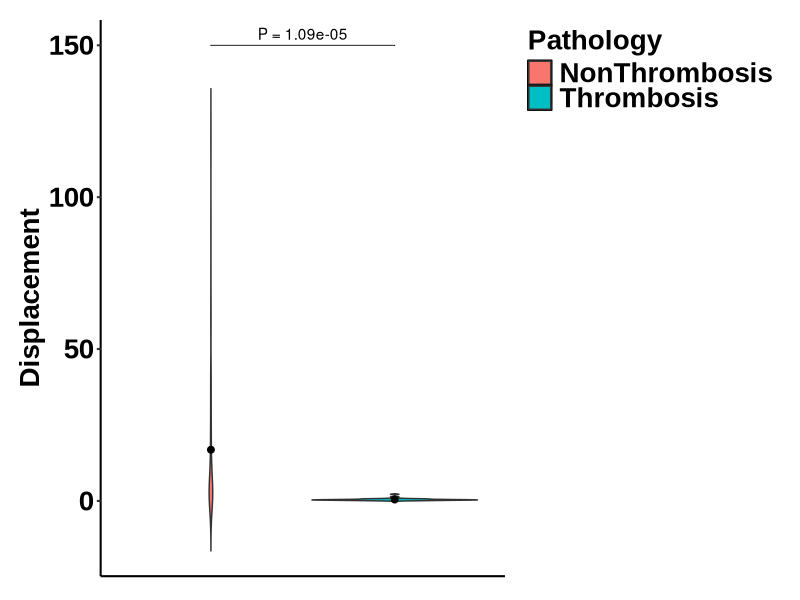

R code for this plot: (Note: this script raises an error after producing the figure.)
## ---- chunk 1
library(conflicted)
library(tidyverse)
library(rstatix)
library(ggpubr)
library(cowplot)
library(caret)
library(car)
library(glmnet)

getwd()

set.seed(2022)

mytheme1 <- theme(panel.background = element_blank(),
                  plot.margin = unit(c(1, 1, 0, 1), "lines"),
                  plot.title = element_text(hjust = 0.5, size=20, family = "Arial", face = "bold"),
                  axis.line = element_line(size = 0.7),
                  axis.ticks = element_line(size = 0.7), 
                  axis.title = element_text(size=20, family = "Arial", face = "bold"), 
                  axis.text = element_text(size=20, color = "black", family = "Arial", face = "bold"), 
                  legend.position = "top", 
                  legend.key = element_rect(fill = "white"), 
                  legend.title = element_text(size = 20, family = "Arial", face = "bold"),
                  legend.text = element_text(size = 20, family = "Arial", face = "bold"), 
                  strip.background = element_rect(colour = "black", fill = "white"), 
                  strip.text.x = element_text(size=18, family = "Arial", face = "bold"), 
                  strip.text.y = element_text(size=18, family = "Arial", face = "bold"))

mytheme2 = theme_bw() + 
        theme(panel.background = element_blank(),
              plot.margin = unit(c(1, 1, 0, 1), "lines"),
              plot.title = element_text(hjust = 0.5, size=20, family = "Arial", face = "bold"),
              axis.title = element_text(size=20, family = "Arial", face = "bold"), 
              axis.text = element_text(size=20, color = "black", family = "Arial", face = "bold"), 
              panel.grid = element_blank(),
              legend.position = "right", 
              legend.justification = "top",
              legend.key = element_rect(fill = "white"), 
              legend.title = element_text(size = 20, family = "Arial", face = "bold"),
              legend.text = element_text(size = 20, family = "Arial", face = "bold"), 
              strip.background = element_rect(colour = "black", fill = "white"), 
              strip.text.x = element_text(size=18, family = "Arial", face = "bold"), 
              strip.text.y = element_text(size=18, family = "Arial", face = "bold"))
## ---- chunk 2
setwd("/Users/shuntaro/Documents/R/CW/230302_scBehavSeq_12081/R_output")
getwd()
df.meta.new = read_csv("12081_ATG_Ly6G_Metadata.csv")
df.raw.2 = read_csv("12081_ATG_Ly6G_Parameters_M2.csv")
df.normalized.2 = read_csv("12081_ATG_Ly6G_Normalized_M2.csv")
## ---- chunk 3
# metadataから、Lifetime = 1のオブジェクトのみを抽出
df.meta.1 = df.meta.new |>
        dplyr::filter(Lifetime == 1) |>
        mutate(Order = 1:102) |>
        relocate(Order, .after = Label) |>
        print()

# metadataからPathology列を抽出し、df.normalized.2と結合する。
df.patho.2 = bind_cols(df.meta.1$Pathology, df.normalized.2) |>
        rename(Pathology = "...1") |>
        mutate(Pathology = factor(Pathology, 
                                  levels = c("Thrombosis", "NonThrombosis"))) |>
        print()
## ---- chunk 4
# df.patho.2データセットの75%を訓練データ、残りの25%をテストデータにする。
ind_train = createDataPartition(y = df.patho.2$Pathology, 
                                p = 0.75, 
                                list = FALSE)
data_train = df.patho.2[ind_train, ]
data_test = df.patho.2[-ind_train, ]
## ---- chunk 5
# glm関数用に、df.patho.2のPathology列の目的変数Thrombosis、NonThrombosisをそれぞれ1, 0（dbl型）に変換する。
df.patho.2.dbl = df.patho.2 |>
        mutate(Pathology = case_when(Pathology == "Thrombosis" ~ 1, 
                                     Pathology == "NonThrombosis" ~ 0)) |>
        print()
table(df.patho.2.dbl$Pathology)
fit1 = glm(Pathology ~., 
           family = binomial(link = logit),
           data = df.patho.2.dbl)
## ---- chunk 6
step.fit1 = step(fit1)
car::vif(step.fit1)

summary(step.fit1)
broom::tidy(step.fit1)
broom::glance(step.fit1)
## ---- chunk 7
# caretパッケージのtrain関数を用いてロジスティック回帰モデルを作成。
## step関数と相関係数マトリクスを参照して選択したパラメータを用いる。
modelLookup("glm")
glm = train(data = data_train, 
             Pathology ~ MajorAxisLength_Mean +
                    MaxFeretDiameter_Mean +
                    EquivalentDiameter_Std +
                    MajorAxisLength_Std +
                    MaxFeretDiameter_Std +
                    Perimeter_Std +
                    MeanderRatio_Mean +
                     IntegratedDistance, 
             method = "glm", 
             family = "binomial", 
             trControl = trainControl(method = "cv"))
glm
summary(glm)
## ---- chunk 8
y_train = data_train |>
        select(Pathology) |>
        mutate(Pathology = case_when(Pathology == "Thrombosis" ~ 1, 
                                     Pathology == "NonThrombosis" ~ 0)) |>
        print()
# 予測確率の取得: predict関数を使用して、トレーニングデータに対する予測確率を取得する。
## type引数を"prob"に設定することで、予測確率が取得される。
## data_train$Pathologyをラベル列として結合する。
predicted_prob_glm = predict(glm, data_train, type = "prob") |>
        bind_cols(y_train) |>
        print()

# モデルの対数尤度の計算: 予測確率を使用して、モデルの対数尤度を計算する。ロジスティック回帰モデルの対数尤度は、以下の式で計算される。
log_likelihood_glm = sum(predicted_prob_glm[, "Pathology"] * 
                                 log(predicted_prob_glm[, "Thrombosis"]) + 
                                 (1 - predicted_prob_glm[, "Pathology"]) * 
                                 log(1 - predicted_prob_glm[, "Thrombosis"]))
log_likelihood_glm

# Nullモデルの対数尤度の計算: Nullモデルの対数尤度を計算する。Nullモデルは、全てのサンプルが一つのクラスに所属すると予測するモデルであり、ロジスティック回帰モデルの切片項のみからなるモデル。

null_model_prob_glm = rep(mean(as.matrix(y_train)), length(as.matrix(y_train)))
null_model_prob_glm

null_model_log_likelihood_glm = sum(as.matrix(y_train) * 
                                            log(null_model_prob_glm) + 
                                            (1 - as.matrix(y_train)) * 
                                            log(1 - null_model_prob_glm))
null_model_log_likelihood_glm

# McFaddenの決定係数の計算: McFaddenの決定係数は、以下の式で計算される。
mcfadden_r2_glm = 1 - (log_likelihood_glm / null_model_log_likelihood_glm)
mcfadden_r2_glm
## ---- chunk 9
pred_glm = predict(glm, data_test)
head(pred_glm)
confusionMatrix(reference = data_test$Pathology, 
                data = pred_glm, 
                mode = "everything", 
                positive = "Thrombosis")
## ---- chunk 10
# パラメータごとにループを回す
results = list() # 結果を保存するリストを初期化
params = df.patho.2 |>
        select(-Pathology) |>
        colnames() |> # 使用するパラメータの列名を取得
        print()

for (param in params) {
  # ロジスティック回帰モデルを生成
  formula = as.formula(paste0("Pathology ~ ", param))
  model = train(formula, 
                data = df.patho.2, 
                method = "glm", 
                family = "binomial", 
                trControl = trainControl(method = "none"))

  # McFadden決定係数を計算
  null_deviance = model$finalModel$null.deviance # Nullモデルの逸脱度
  deviance = model$finalModel$deviance # フルモデルの逸脱度
  mcfadden_r2 = 1 - (deviance / null_deviance) # McFadden決定係数

  # 結果をリストに保存
  results[[param]] = mcfadden_r2
}
results

# 結果をデータフレームに変換し、LRI順に並べ替える
results_df = as_tibble(results) |>
        pivot_longer(cols = c(Area_Mean:IntegratedDistance), names_to = "param", values_to = "LRI") |>
        arrange(-LRI) |>
        print()
## ---- chunk 11
# caretパッケージのtrain関数を用いてロジスティック回帰モデルを作成。
glmManual = train(data = data_train, 
             Pathology ~ Displacement +
                    MeanRadius_Std +
                     Eccentricity_Std, 
             method = "glm", 
             family = binomial(), 
             trControl = trainControl(method = "cv"))
glmManual
summary(glmManual)
## ---- chunk 12
# 標準化する前のパラメータ表とメタデータのPathology列を結合したデータフレーム 、df.patho.2.rawを作成。
df.patho.2.raw = bind_cols(df.meta.1$Pathology, df.raw.2) |>
        rename(Pathology = "...1") |>
        mutate(Pathology = factor(Pathology, 
                                  levels = c("NonThrombosis", "Thrombosis"))) |>
        print()

# クラスターごとのパラメータの平均値を計算
df.patho.2.mean = df.patho.2.raw %>%
        group_by(Pathology) %>%
        summarise(across(Area_Mean:IntegratedDistance, mean)) %>%
        print()

# 指定したパラメータのavova結果を反映したviolin plotを表示する関数PlotViolinを作成する。
PlotViolin = function(data_full = df.patho.2.raw,
                      data_mean = df.patho.2.mean,
                      parameter = parameter, 
                      pvalue.y.position = pvalue.y.position){
        pwc.param = tukey_hsd(data_full, as.formula(paste0(parameter, "~ Pathology")))
        
        p1 = ggplot() +
                mytheme1 +
                theme(plot.margin = unit(c(1, 1, 1, 1), "lines"))
        
        p2_1 = p1 +
                aes(x = Pathology, y = .data[[parameter]]) +
                geom_violin(data = data_full, 
                            aes(fill = Pathology), 
                            trim = FALSE, 
                            adjust = 1) +
                theme(axis.title.x = element_blank(), 
                      axis.ticks.x = element_blank(), 
                      axis.text.x = element_blank(), 
                      legend.position = "right", 
                      legend.justification = "top")
        p2_2 = p2_1 + 
                geom_point(data = data_mean,
                           aes(x = Pathology, y = .data[[parameter]]),
                           size = 2) +
                theme(axis.title.x = element_blank(), 
                      axis.ticks.x = element_blank(), 
                      axis.text.x = element_blank())
        
        ViolinPlot = p2_2 +
                stat_pvalue_manual(pwc.param[pwc.param$term == "Pathology", ], 
                                   label = "P = {p.adj}", 
                                   y.position = pvalue.y.position, 
                                   step.increase = 0.1, 
                                   tip.length = 0, 
                                   hide.ns = TRUE)
        
        return(ViolinPlot)
}

## Displacement
ViolinPlot.Displacement = PlotViolin(data_full = df.patho.2.raw,
                                             data_mean = df.patho.2.mean, 
                                               parameter = "Displacement", 
                                     pvalue.y.position = 150)

ViolinPlot.Displacement

## MeanRadius_Std
ViolinPlot.MeanRadius_Std = PlotViolin(parameter = "MeanRadius_Std", 
                                     pvalue.y.position = 0.55)

MeanRadius_Std

## Eccentricity_Std
ViolinPlot.Eccentricity_Std = PlotViolin(parameter = "Eccentricity_Std", 
                                     pvalue.y.position = 0.3)

ViolinPlot.Eccentricity_Std

# 全パラメータのviolin plotをまとめて表示
plot_grid(ViolinPlot.Displacement + theme(legend.position = "none"), 
          ViolinPlot.MeanRadius_Std + theme(legend.position = "none"), 
          ViolinPlot.Eccentricity_Std + theme(legend.position = "right", 
                        legend.justification = "top"), 
          nrow = 1, 
          ncol = 3,
          rel_widths = c(1, 1, 1.6))

setwd("/Users/shuntaro/Documents/R/CW/230302_scBehavSeq_12081/R_output")
getwd()
ggsave("Violin_Select.tiff", width = 18, height = 6)    
## ---- chunk 13
# 予測確率の取得: 
predicted_prob_glmManual = predict(glmManual, data_train, type = "prob") |>
        bind_cols(y_train) |>
        print()

# モデルの対数尤度の計算:
log_likelihood_glmManual = sum(predicted_prob_glmManual[, "Pathology"] * 
                                 log(predicted_prob_glmManual[, "Thrombosis"]) + 
                                 (1 - predicted_prob_glmManual[, "Pathology"]) * 
                                 log(1 - predicted_prob_glmManual[, "Thrombosis"]))
log_likelihood_glmManual

# Nullモデルの対数尤度の計算: 
null_model_prob_glmManual = rep(mean(as.matrix(y_train)), length(as.matrix(y_train)))
null_model_prob_glmManual

null_model_log_likelihood_glmManual = sum(as.matrix(y_train) * 
                                            log(null_model_prob_glmManual) + 
                                            (1 - as.matrix(y_train)) * 
                                            log(1 - null_model_prob_glmManual))
null_model_log_likelihood_glmManual

# McFaddenの決定係数の計算: McFaddenの決定係数は、以下の式で計算される。
mcfadden_r2_glmManual = 1 - (log_likelihood_glmManual / null_model_log_likelihood_glmManual)
mcfadden_r2_glmManual
## ---- chunk 14
pred_glmManual = predict(glmManual, data_test)
head(pred_glmManual)
confusionMatrix(reference = data_test$Pathology, 
                data = pred_glmManual, 
                mode = "everything", 
                positive = "Thrombosis")
## ---- chunk 15
# シグモイド関数を定義する。
sigmoid = function(x1, x2, beta) {
        z = beta[1] + beta[2]*x1 + beta[3]*x2
        p = 1 / (1 + exp(-z))
  return(p)
}

sigmoid(x1, x2_list[1], glmManual$finalModel$coefficients) # NonThrombosisが1、Thrombosisが0と設定されている。

# MeanRadiusStdが"Thrombosis"または"NonThrombosisの平均値だった場合の"Displacement"によるシグモイド曲線を描出したい。
x2_list = c(-1, 1)

x1_range = range(data_test$Displacement) |>
        print()

x1 = data_test$Displacement
x1

threshold = 0.5 # glmnetでは閾値は0.5がデフォルト

# stat_functionを使用して、sigmoid関数を適用することができる。
# ggplot2でプロット
ggplot() +
  # シグモイド曲線を重ね合わせてプロット
  geom_line(data = data.frame(x1 = x1), 
            aes(x1, 
                y = sigmoid(x1 = x1, 
                                                                  x2 = x2_list[1], 
                                                                  beta = glmManual$finalModel$coefficients)), 
            color = "blue", linewidth = 2) +
  geom_line(data = data.frame(x1 = x1), 
            aes(x1, 
                y = sigmoid(x1 = x1, 
                                                                  x2 = x2_list[2], 
                                                                  beta = glmManual$finalModel$coefficients)), 
            color = "red", , linewidth = 2) +
        xlim(-0.5, 0.25) +
        mytheme1 +
        geom_hline(yintercept = threshold, linetype = "dashed", color = "gray") +
  # x2を凡例として表示
  labs(x = "Displacement (z-score)", y = "Probability of NonThrombosis") +
        annotate("text", x = 0, y = 0.3, label = "MeanRadius_Std \n (z-score)", hjust = 0, size = 6, family = "Arial", fontface = "bold") +
  annotate("point", x = 0, y = 0.2, size = 2, colour = "blue") +
  annotate("text", x = 0.02, y = 0.2, label = "-1", size = 5, vjust = 0.5) +
        annotate("point", x = 0, y = 0.15, size = 2, colour = "red") +
  annotate("text", x = 0.02, y = 0.15, label = "1", size = 5, vjust = 0.5) +
  # グラフのタイトルを追加
  ggtitle("Logistic regression model")

setwd("/Users/shuntaro/Documents/R/CW/230302_scBehavSeq_12081/R_output")
getwd()
ggsave("LogisticRegression.tiff", width = 8, height = 6)
## ---- chunk 16
# "Probability of NonThrombosis" = 0.5 (threshold)の時のDisplacementの値を算出する。
## シグモイド関数の逆関数sigmoid_inverseを定義する。
sigmoid_inverse = function(y, beta, x2){
        x1 = (log(y/(1-y)) - beta[1] - beta[3]*x2)/beta[2]
        return(x1)
}

## MeanRadius_Std = -1 (z-score)の時
Displacement_z_1 = sigmoid_inverse(y = 0.5 ,
                beta = glmManual$finalModel$coefficients, 
                x2 = -1)

## MeanRadius_Std = 1 (z-score)の時
Displacement_z_2 = sigmoid_inverse(y = 0.5 ,
                beta = glmManual$finalModel$coefficients, 
                x2 = 1)

## 用いたMeanRadius_Stdと対応するDisplacementのz-scoreをマトリクス化
Param_df = data.frame(MeanRadius_Std_z = c(-1, 1), 
                      Displacement_z = c(Displacement_z_1, Displacement_z_2)) |>
        print()

Param_raw_summary = df.patho.2.raw |>
        summarize(MeanRadius_Std_mean = mean(MeanRadius_Std), 
                MeanRadius_Std_sd = sd(MeanRadius_Std), 
Displacement_mean = mean(Displacement), 
                Displacement_sd = sd(Displacement)) |>
        print()

Param_df = Param_df |>
        mutate(MeanRadius_Std_org = MeanRadius_Std_z * Param_raw_summary$MeanRadius_Std_sd + Param_raw_summary$MeanRadius_Std_mean, 
               Displacement_org = Displacement_z * Param_raw_summary$Displacement_sd + Param_raw_summary$Displacement_mean) |>
        print()
## ---- chunk 17
# caretパッケージのtrain関数を用いてロジスティック回帰モデルを作成。
## glmnetメソッドを用いることで、Lasso回帰などの正則化つき線形回帰モデルを作成できる。
head(data_train)
modelLookup("glmnet")

# alpha = 1でLasso回帰を指定できる。
train_grid1 = expand.grid(alpha = 1 , lambda = 10 ^ (1:10 * -1))
lasso1 = train(data = data_train,
             Pathology ~ .,
             method = "glmnet",
             family = "binomial",
             trControl = trainControl(method = "cv"),
             tuneGrid = train_grid1, 
             metric = "Accuracy")

lasso1
## ---- chunk 18
train_grid2 = expand.grid(alpha = 1 , lambda = seq(1e-3, 1e-1, by = 0.01))
lasso2 = train(data = data_train,
             Pathology ~ .,
             method = "glmnet",
             family = "binomial",
             trControl = trainControl(method = "cv"),
             tuneGrid = train_grid2, 
             metric = "Accuracy")

lasso2
## ---- chunk 19
coef(lasso2$finalModel, s = lasso2$bestTune$lambda)

# 選択されたパラメータで改めてロジスティック回帰を行い、係数の評価を行う。
glmlasso = train(data = data_train, 
             Pathology ~ Eccentricity_Mean +
                    Solidity_Mean  +
                     Compactness_Std +
                     EquivalentDiameter_Std +
                     MaximumRadius_Std +
                     MeanRadius_Std +
                     MedianRadius_Std +
                     MinFeretDiameter_Std +
                     DistanceTraveled_Std +
                     Speed_Std +
                     Linearity_Mean +
                     MeanderRatio_Mean +
                     FinalAge, 
             method = "glm", 
             family = binomial(), 
             trControl = trainControl(method = "cv"))
glmlasso
summary(glmlasso)
## ---- chunk 20
# 予測確率の取得: 
predicted_prob_lasso = predict(lasso2, data_train, type = "prob") |>
        bind_cols(y_train) |>
        print()

# モデルの対数尤度の計算:
log_likelihood_lasso = sum(predicted_prob_lasso[, "Pathology"] * 
                                 log(predicted_prob_lasso[, "Thrombosis"]) + 
                                 (1 - predicted_prob_lasso[, "Pathology"]) * 
                                 log(1 - predicted_prob_lasso[, "Thrombosis"]))
log_likelihood_lasso

# Nullモデルの対数尤度の計算: 
null_model_prob_lasso = rep(mean(as.matrix(y_train)), length(as.matrix(y_train)))
null_model_prob_lasso

null_model_log_likelihood_lasso = sum(as.matrix(y_train) * 
                                            log(null_model_prob_lasso) + 
                                            (1 - as.matrix(y_train)) * 
                                            log(1 - null_model_prob_lasso))
null_model_log_likelihood_lasso

# McFaddenの決定係数の計算: McFaddenの決定係数は、以下の式で計算される。
mcfadden_r2_lasso = 1 - (log_likelihood_lasso / null_model_log_likelihood_lasso)
mcfadden_r2_lasso
## ---- chunk 21
pred_lasso = predict(lasso2, data_test)
head(pred_lasso)
confusionMatrix(reference = data_test$Pathology, 
                data = pred_lasso, 
                mode = "everything", 
                positive = "Thrombosis")
